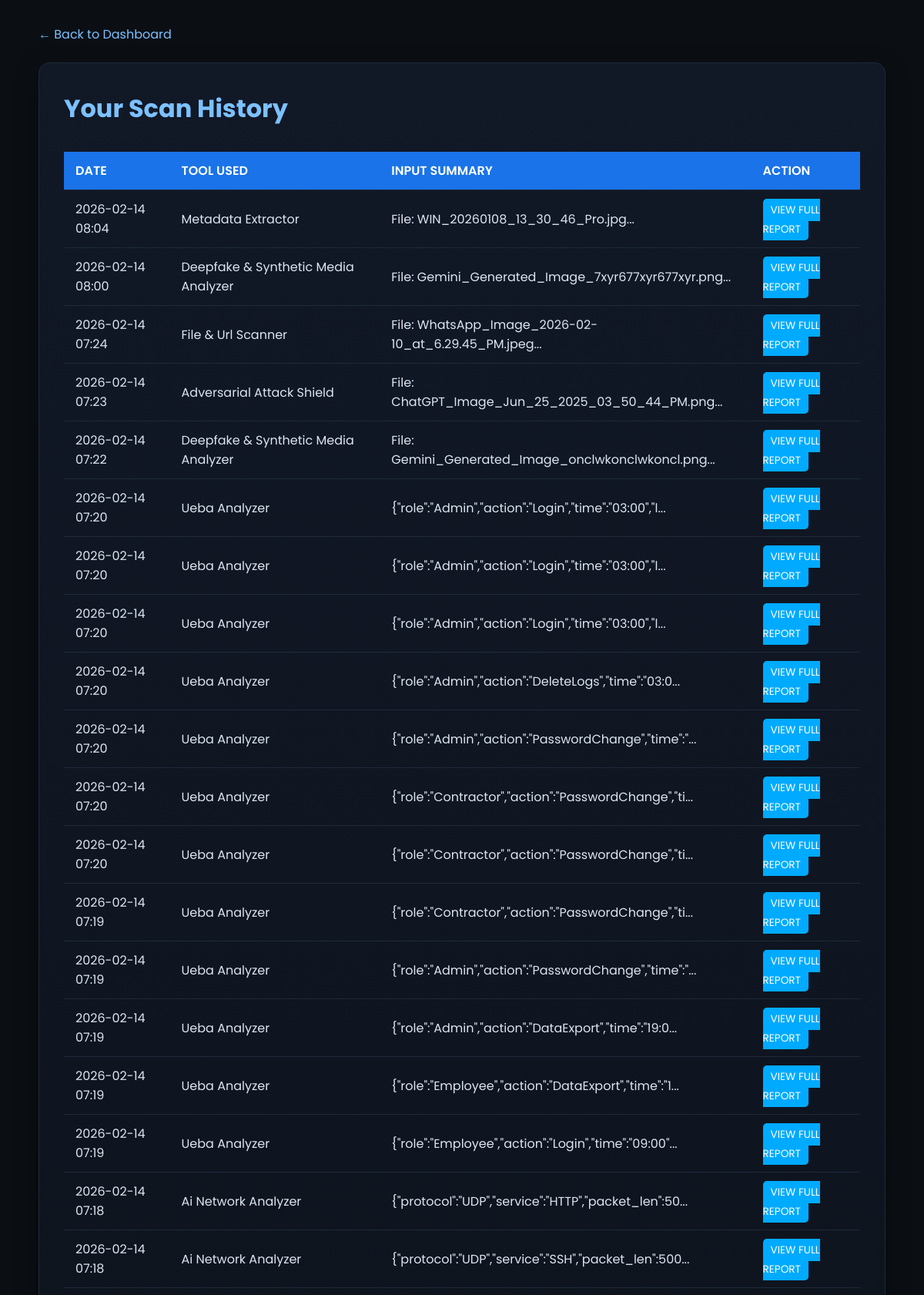
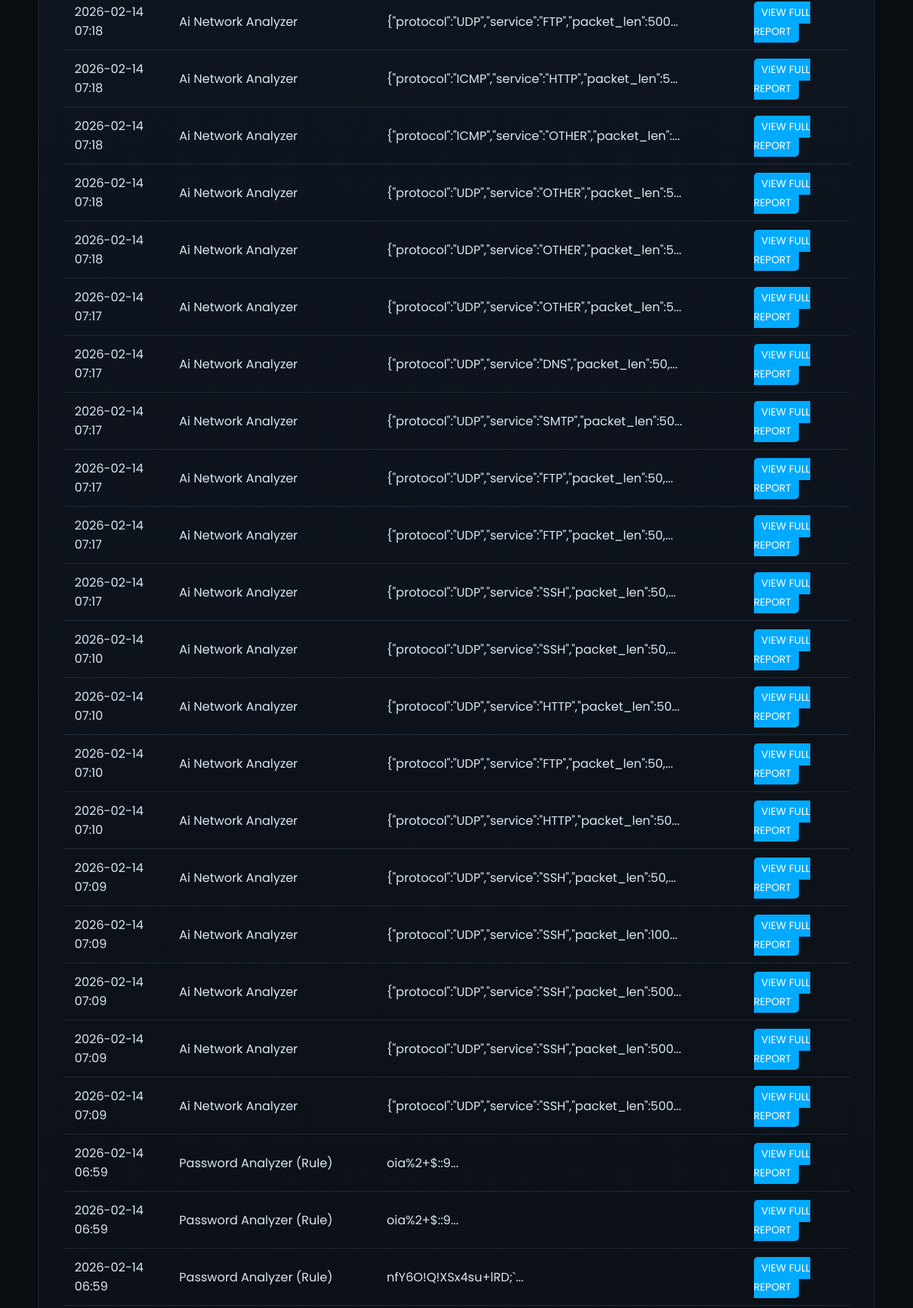
Page /history (signed in, upper part) on the committed database (2 pictures, top to bottom).
### app.py (models this page shows)
class ScanReport(db.Model):
    id = db.Column(db.Integer, primary_key=True)
    tool_name = db.Column(db.String(50), nullable=False)
    input_data_summary = db.Column(db.Text, nullable=False)
    risk_level = db.Column(db.String(20), nullable=True)
    main_finding = db.Column(db.String(255), nullable=True)
    report_data = db.Column(db.Text, nullable=False)
    scan_date = db.Column(db.DateTime, nullable=False, default=datetime.utcnow)
    user_id = db.Column(db.Integer, db.ForeignKey('user.id'), nullable=False)

### app.py (the view)
@app.route('/history')
@login_required
def history():
    reports = ScanReport.query.filter_by(user_id=current_user.id).order_by(ScanReport.scan_date.desc()).all()
    return render_template('history.html', reports=reports)

### app.py (called while the page is built)
@login_manager.user_loader
def load_user(user_id):
    return User.query.get(int(user_id))

### templates/history.html (shortened to what this page needs)
<!DOCTYPE html>
<html lang="en">
<head>
</head>
<body>
<div class="container">
    <a class="back" href="{{ url_for('dashboard') }}">← Back to Dashboard</a>
    <div class="card">
        <h1>Your Scan History</h1>
        {% if reports %}
            <div style="overflow-x: auto;">
                <table class="history-table">
                    <thead>
                        <tr>
                            <th>Date</th>
                            <th>Tool Used</th>
                            <th>Input Summary</th>
                            <th>Action</th>
                        </tr>
                    </thead>
                    <tbody>
                        {% for report in reports %}
                        <tr>
                            <td>{{ report.scan_date.strftime('%Y-%m-%d %H:%M') }}</td>
                            <td>{{ report.tool_name | replace('_', ' ') | title }}</td>
                            <td>{{ report.input_data_summary[:50] }}...</td>
                            <td>
                                <a href="{{ url_for('view_report', report_id=report.id) }}" class="report-detail-btn">View Full Report</a>
                            </td>
                        </tr>
                        {% endfor %}
                    </tbody>
                </table>
            </div>
        {% else %}
            <div class="empty-history">
                <p>No scan history found. Run a tool from the dashboard to see your first report!</p>
            </div>
        {% endif %}
    </div>
</div>
</body>
</html>

### templates/history.html (style rules this page uses)
body { font-family:'Poppins',sans-serif;background:#0b0f14;color:#dbe6f2;margin:0;padding:2rem; }
a { color:#7cc1ff;text-decoration:none }
.container { max-width:1100px;margin:0 auto }
.card { background:linear-gradient(180deg,#111826,#0b0f14);border:1px solid #1e2a3a;border-radius:14px;padding:2rem;box-shadow:0 10px 30px rgba(0,0,0,.4); margin-bottom: 2rem; }
h1 { color:#7cc1ff;margin:.2rem 0 1rem; text-align: left; }
.back { display:inline-block;margin-bottom:1.5rem; }
.history-table { width: 100%; border-collapse: collapse; margin-top: 1rem; }
.history-table th, .history-table td { padding: 12px 15px; text-align: left; border-bottom: 1px solid #1e2a3a; }
.history-table th { background-color: #1a73e8; color: #fff; font-weight: 600; text-transform: uppercase; }
.report-detail-btn { background-color: #00aaff; color: #fff; padding: 5px 10px; border-radius: 5px; cursor: pointer; border: none; font-size: 0.85rem; text-transform: uppercase; }

### rows in the picture
ScanReport: scan_date "2026-02-14 08:04", tool_name "Metadata Extractor", input_data_summary "File: WIN_20260108_13_30_46_Pro.jpg"
ScanReport: scan_date "2026-02-14 08:00", tool_name "Deepfake & Synthetic Media Analyzer", input_data_summary "File: Gemini_Generated_Image_7xyr677xyr677xyr.png"
ScanReport: scan_date "2026-02-14 07:24", tool_name "File & Url Scanner", input_data_summary "File: WhatsApp_Image_2026-02-10_at_6.29.45_PM.jpeg"
ScanReport: scan_date "2026-02-14 07:23", tool_name "Adversarial Attack Shield", input_data_summary "File: ChatGPT_Image_Jun_25_2025_03_50_44_PM.png"
ScanReport: scan_date "2026-02-14 07:22", tool_name "Deepfake & Synthetic Media Analyzer", input_data_summary "File: Gemini_Generated_Image_onclwkonclwkoncl.png"
ScanReport: scan_date "2026-02-14 07:20", tool_name "Ueba Analyzer", input_data_summary "{\"role\":\"Admin\",\"action\":\"Login\",\"time\":\"03:00\",\"l"
ScanReport: scan_date "2026-02-14 07:20", tool_name "Ueba Analyzer", input_data_summary "{\"role\":\"Admin\",\"action\":\"Login\",\"time\":\"03:00\",\"l"
ScanReport: scan_date "2026-02-14 07:20", tool_name "Ueba Analyzer", input_data_summary "{\"role\":\"Admin\",\"action\":\"Login\",\"time\":\"03:00\",\"l"
ScanReport: scan_date "2026-02-14 07:20", tool_name "Ueba Analyzer", input_data_summary "{\"role\":\"Admin\",\"action\":\"DeleteLogs\",\"time\":\"03:0"
ScanReport: scan_date "2026-02-14 07:20", tool_name "Ueba Analyzer", input_data_summary "{\"role\":\"Admin\",\"action\":\"PasswordChange\",\"time\":\""
ScanReport: scan_date "2026-02-14 07:20", tool_name "Ueba Analyzer", input_data_summary "{\"role\":\"Contractor\",\"action\":\"PasswordChange\",\"ti"
ScanReport: scan_date "2026-02-14 07:20", tool_name "Ueba Analyzer", input_data_summary "{\"role\":\"Contractor\",\"action\":\"PasswordChange\",\"ti"
ScanReport: scan_date "2026-02-14 07:19", tool_name "Ueba Analyzer", input_data_summary "{\"role\":\"Contractor\",\"action\":\"PasswordChange\",\"ti"
ScanReport: scan_date "2026-02-14 07:19", tool_name "Ueba Analyzer", input_data_summary "{\"role\":\"Admin\",\"action\":\"PasswordChange\",\"time\":\""
ScanReport: scan_date "2026-02-14 07:19", tool_name "Ueba Analyzer", input_data_summary "{\"role\":\"Admin\",\"action\":\"DataExport\",\"time\":\"19:0"
ScanReport: scan_date "2026-02-14 07:19", tool_name "Ueba Analyzer", input_data_summary "{\"role\":\"Employee\",\"action\":\"DataExport\",\"time\":\"1"
ScanReport: scan_date "2026-02-14 07:19", tool_name "Ueba Analyzer", input_data_summary "{\"role\":\"Employee\",\"action\":\"Login\",\"time\":\"09:00\""
ScanReport: scan_date "2026-02-14 07:18", tool_name "Ai Network Analyzer", input_data_summary "{\"protocol\":\"UDP\",\"service\":\"HTTP\",\"packet_len\":50"
ScanReport: scan_date "2026-02-14 07:18", tool_name "Ai Network Analyzer", input_data_summary "{\"protocol\":\"UDP\",\"service\":\"SSH\",\"packet_len\":500"
ScanReport: scan_date "2026-02-14 07:18", tool_name "Ai Network Analyzer", input_data_summary "{\"protocol\":\"UDP\",\"service\":\"FTP\",\"packet_len\":500"
ScanReport: scan_date "2026-02-14 07:18", tool_name "Ai Network Analyzer", input_data_summary "{\"protocol\":\"ICMP\",\"service\":\"HTTP\",\"packet_len\":5"
ScanReport: scan_date "2026-02-14 07:18", tool_name "Ai Network Analyzer", input_data_summary "{\"protocol\":\"ICMP\",\"service\":\"OTHER\",\"packet_len\":"
ScanReport: scan_date "2026-02-14 07:18", tool_name "Ai Network Analyzer", input_data_summary "{\"protocol\":\"UDP\",\"service\":\"OTHER\",\"packet_len\":5"
ScanReport: scan_date "2026-02-14 07:18", tool_name "Ai Network Analyzer", input_data_summary "{\"protocol\":\"UDP\",\"service\":\"OTHER\",\"packet_len\":5"
ScanReport: scan_date "2026-02-14 07:17", tool_name "Ai Network Analyzer", input_data_summary "{\"protocol\":\"UDP\",\"service\":\"OTHER\",\"packet_len\":5"
ScanReport: scan_date "2026-02-14 07:17", tool_name "Ai Network Analyzer", input_data_summary "{\"protocol\":\"UDP\",\"service\":\"DNS\",\"packet_len\":50,"
ScanReport: scan_date "2026-02-14 07:17", tool_name "Ai Network Analyzer", input_data_summary "{\"protocol\":\"UDP\",\"service\":\"SMTP\",\"packet_len\":50"
ScanReport: scan_date "2026-02-14 07:17", tool_name "Ai Network Analyzer", input_data_summary "{\"protocol\":\"UDP\",\"service\":\"FTP\",\"packet_len\":50,"
ScanReport: scan_date "2026-02-14 07:17", tool_name "Ai Network Analyzer", input_data_summary "{\"protocol\":\"UDP\",\"service\":\"FTP\",\"packet_len\":50,"
ScanReport: scan_date "2026-02-14 07:17", tool_name "Ai Network Analyzer", input_data_summary "{\"protocol\":\"UDP\",\"service\":\"SSH\",\"packet_len\":50,"
ScanReport: scan_date "2026-02-14 07:10", tool_name "Ai Network Analyzer", input_data_summary "{\"protocol\":\"UDP\",\"service\":\"SSH\",\"packet_len\":50,"
ScanReport: scan_date "2026-02-14 07:10", tool_name "Ai Network Analyzer", input_data_summary "{\"protocol\":\"UDP\",\"service\":\"HTTP\",\"packet_len\":50"
ScanReport: scan_date "2026-02-14 07:10", tool_name "Ai Network Analyzer", input_data_summary "{\"protocol\":\"UDP\",\"service\":\"FTP\",\"packet_len\":50,"
ScanReport: scan_date "2026-02-14 07:10", tool_name "Ai Network Analyzer", input_data_summary "{\"protocol\":\"UDP\",\"service\":\"HTTP\",\"packet_len\":50"
ScanReport: scan_date "2026-02-14 07:09", tool_name "Ai Network Analyzer", input_data_summary "{\"protocol\":\"UDP\",\"service\":\"SSH\",\"packet_len\":50,"
ScanReport: scan_date "2026-02-14 07:09", tool_name "Ai Network Analyzer", input_data_summary "{\"protocol\":\"UDP\",\"service\":\"SSH\",\"packet_len\":100"
ScanReport: scan_date "2026-02-14 07:09", tool_name "Ai Network Analyzer", input_data_summary "{\"protocol\":\"UDP\",\"service\":\"SSH\",\"packet_len\":500"
ScanReport: scan_date "2026-02-14 07:09", tool_name "Ai Network Analyzer", input_data_summary "{\"protocol\":\"UDP\",\"service\":\"SSH\",\"packet_len\":500"
ScanReport: scan_date "2026-02-14 07:09", tool_name "Ai Network Analyzer", input_data_summary "{\"protocol\":\"UDP\",\"service\":\"SSH\",\"packet_len\":500"
ScanReport: scan_date "2026-02-14 06:59", tool_name "Password Analyzer (Rule)", input_data_summary "oia%2+$::9"
ScanReport: scan_date "2026-02-14 06:59", tool_name "Password Analyzer (Rule)", input_data_summary "oia%2+$::9"
ScanReport: scan_date "2026-02-14 06:59", tool_name "Password Analyzer (Rule)", input_data_summary "nfY6O!Q!XSx4su+lRD;`"
